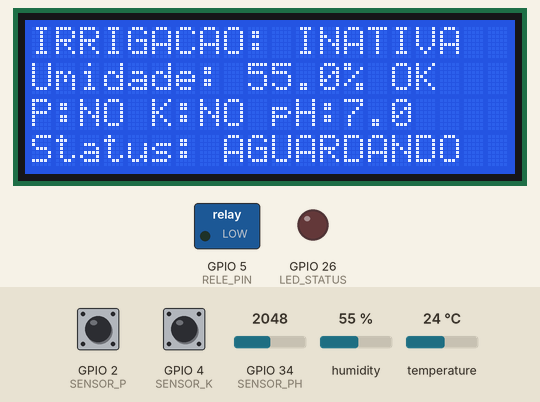
A sketch run on a simulated ESP32. Parts: 20×4 character LCD, switched loads named in the sketch (green lamp = pin HIGH), output pins drawn as LEDs (lit = HIGH). The test bench sets the inputs (shaded band); at power-on: humidity 55 %, GPIO 2 (SENSOR_P) HIGH, GPIO 4 (SENSOR_K) HIGH, GPIO 34 (SENSOR_PH) = 2048, temperature 24 °C. What the sketch prints to the serial monitor is not drawn.

Above: at 3.3 s.
3.4 s: humidity set to 41 %
At 7.4 s:
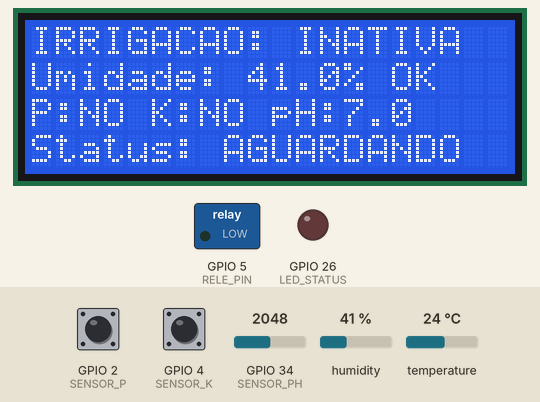
7.7 s: humidity set to 38 %
At 10.5 s:
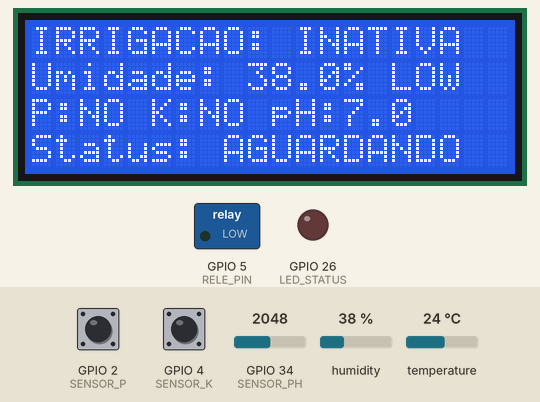
11.7 s: GPIO 2 (SENSOR_P) driven LOW
At 12.9 s:
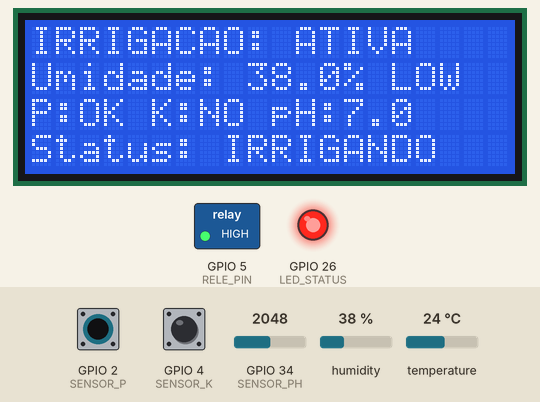
14.4 s: GPIO 4 (SENSOR_K) driven LOW
At 17.1 s:
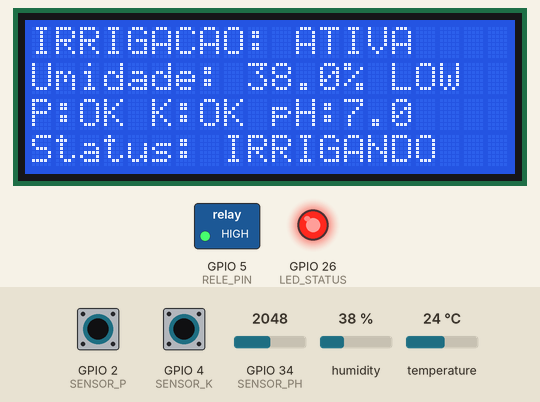
17.6 s: GPIO 2 (SENSOR_P) driven HIGH
At 18.8 s:
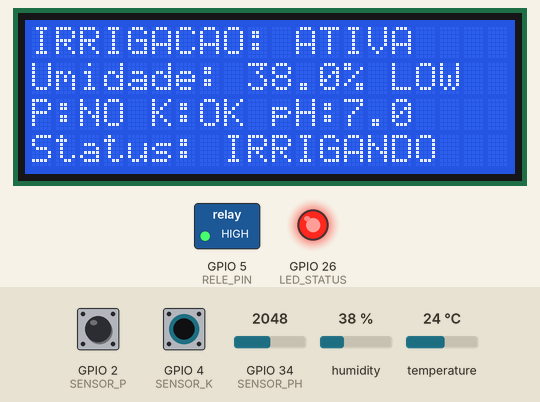
20.3 s: humidity set to 40 %
At 23.2 s:
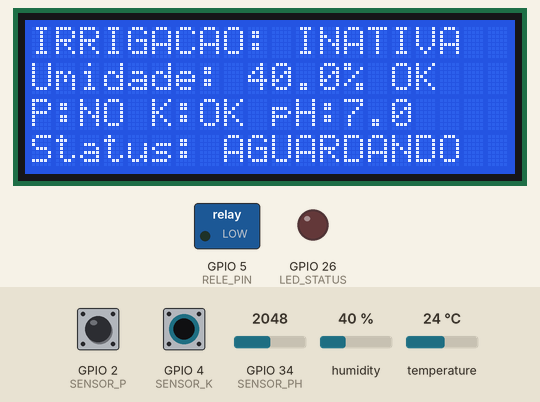
Timing chart, 0 to 24.6 s (numbered marks = the images above; inputs shaded):
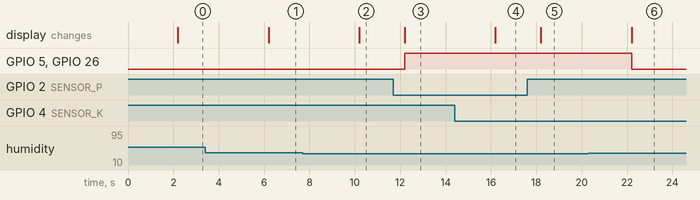

Measured:
- the behaviour switches between 40 and 39 % on humidity (found by bisection; images 1 and 2)
- after the input at 3.4 s, the display: changes after 2.8 s (image 1)
- after the input at 7.7 s, the display: changes after 2.5 s (image 2)
- after the input at 11.7 s, GPIO 5 (RELE_PIN), GPIO 26 (LED_STATUS): LOW → HIGH after 0.49 s; the display: changes after 0.49 s (image 3)
- after the input at 14.4 s, the display: changes after 1.8 s (image 4)
- after the input at 17.6 s, the display: changes after 0.60 s (image 5)
- after the input at 20.3 s, GPIO 5 (RELE_PIN), GPIO 26 (LED_STATUS): HIGH → LOW after 1.9 s; the display: changes after 1.9 s (image 6)

The sketch:

irrigation_controller.ino
```cpp
#include <Arduino.h>
#include "DHT.h"
#include <Wire.h>
#include <LiquidCrystal_I2C.h>

// Definições de pinos - usando const para economizar RAM
const uint8_t DHTPIN = 15;         // uint8_t ao invés de #define - economiza memória
const uint8_t DHTTYPE = DHT22;
const uint8_t SENSOR_P = 2;
const uint8_t SENSOR_K = 4;
const uint8_t SENSOR_PH = 34;
const uint8_t RELE_PIN = 5;
const uint8_t LED_STATUS = 26;

// Pinos I2C para ESP32 (padrão)
const uint8_t SDA_PIN = 21;
const uint8_t SCL_PIN = 22;

// Constantes de limites - usando const para armazenar na Flash ao invés da RAM
const float HUMIDITY_THRESHOLD = 40.0f;  // f indica float literal - mais eficiente
const uint8_t PH_MIN = 0;
const uint8_t PH_MAX = 14;
const uint16_t ADC_MAX = 4095;           // uint16_t suficiente para ADC de 12 bits

// Inicialização dos objetos
DHT dht(DHTPIN, DHTTYPE);
LiquidCrystal_I2C lcd(0x27, 20, 4);  // Endereço I2C 0x27, display 20x4

// Variáveis globais otimizadas
uint32_t lastUpdate = 0;              // uint32_t para millis() - 4 bytes ao invés de long
const uint16_t UPDATE_INTERVAL = 2000; // Intervalo de atualização em ms

void setup() {
  Serial.begin(115200);

  // Inicialização do DHT22
  dht.begin();

  // Inicialização do LCD I2C
  Wire.begin(SDA_PIN, SCL_PIN);  // Inicializa I2C nos pinos específicos
  lcd.init();
  lcd.backlight();

  // Configuração dos pinos - agrupada para eficiência
  pinMode(SENSOR_P, INPUT_PULLUP);
  pinMode(SENSOR_K, INPUT_PULLUP);
  pinMode(RELE_PIN, OUTPUT);
  pinMode(LED_STATUS, OUTPUT);

  // Estados iniciais
  digitalWrite(RELE_PIN, LOW);
  digitalWrite(LED_STATUS, LOW);

  // Mensagem inicial no LCD
  lcd.setCursor(0, 0);
  lcd.print(F("Sistema Irrigacao"));  // F() armazena string na Flash - economiza RAM
  lcd.setCursor(0, 1);
  lcd.print(F("Inteligente"));
  lcd.setCursor(0, 2);
  lcd.print(F("Iniciando..."));

  delay(2000);
  lcd.clear();

  // Mensagens no Serial
  Serial.println(F("Sistema de Irrigação Inteligente Iniciado"));
  Serial.println(F("Condições para irrigação:"));
  Serial.println(F("- Umidade < 40%"));
  Serial.println(F("- Presença de fósforo OU potássio"));
  Serial.println(F("----------------------------------------"));
}

void loop() {
  uint32_t currentTime = millis();

  // Controle de timing otimizado - evita delay() que bloqueia o sistema
  if (currentTime - lastUpdate >= UPDATE_INTERVAL) {
    lastUpdate = currentTime;

    // Leitura dos sensores - usando tipos otimizados
    bool fosforo = (digitalRead(SENSOR_P) == LOW);
    bool potassio = (digitalRead(SENSOR_K) == LOW);

    // Leitura analógica otimizada
    uint16_t phAnalog = analogRead(SENSOR_PH);  // uint16_t suficiente para ADC
    float ph = map(phAnalog, PH_MIN, ADC_MAX, PH_MIN, PH_MAX);

    // Leitura da umidade com verificação de erro
    float humidity = dht.readHumidity();
    if (isnan(humidity)) {  // Verificação de erro do sensor DHT
      humidity = 0.0f;      // Valor padrão em caso de erro
      Serial.println(F("Erro na leitura do sensor DHT22"));
    }

    // Verificação das condições - usando variáveis booleanas compactas
    bool umidadeOk = (humidity < HUMIDITY_THRESHOLD);
    bool nutrientesOk = (fosforo || potassio);  // OR lógico otimizado
    bool irrigacaoAtiva = (umidadeOk && nutrientesOk);  // AND lógico das condições

    // Atualização do display LCD
    updateLCD(fosforo, potassio, ph, humidity, umidadeOk, nutrientesOk, irrigacaoAtiva);

    // Exibição otimizada no Serial Monitor
    printSerialData(fosforo, potassio, ph, humidity, umidadeOk, nutrientesOk, irrigacaoAtiva);

    // Controle da irrigação
    digitalWrite(RELE_PIN, irrigacaoAtiva ? HIGH : LOW);
    digitalWrite(LED_STATUS, irrigacaoAtiva ? HIGH : LOW);
  }
}

// Função para atualizar o LCD - separada para melhor organização e economia de stack
void updateLCD(bool fosforo, bool potassio, float ph, float humidity,
               bool umidadeOk, bool nutrientesOk, bool irrigacaoAtiva) {

  lcd.clear();

  // Linha 1: Status da irrigação
  lcd.setCursor(0, 0);
  if (irrigacaoAtiva) {
    lcd.print(F("IRRIGACAO: ATIVA"));
  } else {
    lcd.print(F("IRRIGACAO: INATIVA"));
  }

  // Linha 2: Umidade
  lcd.setCursor(0, 1);
  lcd.print(F("Umidade: "));
  lcd.print(humidity, 1);  // 1 casa decimal
  lcd.print(F("%"));
  lcd.print(umidadeOk ? F(" LOW") : F(" OK"));

  // Linha 3: Nutrientes
  lcd.setCursor(0, 2);
  lcd.print(F("P:"));
  lcd.print(fosforo ? F("OK") : F("NO"));
  lcd.print(F(" K:"));
  lcd.print(potassio ? F("OK") : F("NO"));
  lcd.print(F(" pH:"));
  lcd.print(ph, 1);

  // Linha 4: Status geral
  lcd.setCursor(0, 3);
  if (irrigacaoAtiva) {
    lcd.print(F("Status: IRRIGANDO"));
  } else {
    lcd.print(F("Status: AGUARDANDO"));
  }
}

// Função para impressão no Serial - otimizada com F() macro
void printSerialData(bool fosforo, bool potassio, float ph, float humidity,
                     bool umidadeOk, bool nutrientesOk, bool irrigacaoAtiva) {

  Serial.print(F("Fósforo: "));
  Serial.print(fosforo ? F("PRESENTE") : F("AUSENTE"));
  Serial.print(F(" | Potássio: "));
  Serial.print(potassio ? F("PRESENTE") : F("AUSENTE"));
  Serial.print(F(" | pH: "));
  Serial.print(ph, 1);
  Serial.print(F(" | Umidade: "));
  Serial.print(humidity, 1);
  Serial.print(F("%"));
  Serial.print(umidadeOk ? F(" (BAIXA)") : F(" (ADEQUADA)"));
  Serial.print(F(" | Nutrientes: "));
  Serial.print(nutrientesOk ? F("OK") : F("INSUFICIENTES"));

  if (irrigacaoAtiva) {
    Serial.println(F(" -> IRRIGAÇÃO ATIVADA ✓"));
  } else {
    Serial.print(F(" -> IRRIGAÇÃO DESATIVADA - "));

    // Diagnóstico otimizado das condições não atendidas
    if (!umidadeOk) Serial.print(F("umidade alta "));
    if (!nutrientesOk) Serial.print(F("nutrientes insuficientes "));
    Serial.println();
  }

  Serial.println(F("----------------------------------------"));
}
```
